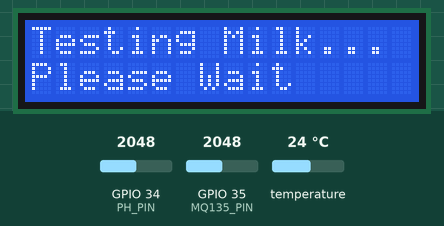
This sketch was run on a simulated ESP32. On the bench: 16×2 character LCD. The inputs (shaded band) are chosen by the test bench; at power-on: GPIO 34 (PH_PIN) = 2048, GPIO 35 (MQ135_PIN) = 2048, temperature 24 °C. WiFi joins after 1.5 s; servers stay silent unless stated; the local clock reads 2024-03-15 10:24:30 at power-on unless the sketch sets it; what the sketch prints to the serial monitor is not drawn.

Above: at 2.7 s.
At 30.4 s:
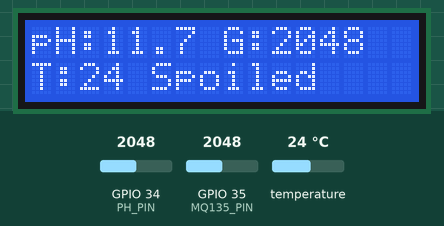

The sketch:

Milk-Spoilage-Detection.ino
```cpp
#include <Wire.h>
#include <WiFi.h>
#include <Firebase_ESP_Client.h>
#include <LiquidCrystal_I2C.h>
#include <OneWire.h>
#include <DallasTemperature.h>
#include <time.h>

// WiFi credentials
#define WIFI_SSID "HONOR X6a"
#define WIFI_PASSWORD "123456789"

// Firebase credentials
#define API_KEY "AIzaSyBncEI1ToSsh8_ER2D-GC7Fiard_mE7vBw"
#define DATABASE_URL "https://milkguard-system-default-rtdb.asia-southeast1.firebasedatabase.app/"
#define USER_EMAIL "anuhansisithumini@gmail.com"
#define USER_PASSWORD "12345678"

// Firebase objects
FirebaseData fbdo;
FirebaseAuth auth;
FirebaseConfig config;

// LCD
LiquidCrystal_I2C lcd(0x27, 16, 2);

// Sensor pins
#define PH_PIN 34
#define MQ135_PIN 35
#define TEMP_PIN 15

// Temperature sensor
OneWire oneWire(TEMP_PIN);
DallasTemperature sensors(&oneWire);

// Variables
float voltage = 0.0;
float pHValue = 0.0;
int gasValue = 0;
float tempC = 0;

// Averaging variables
float pHSum = 0;
float gasSum = 0;
float tempSum = 0;
int validReadings = 0;

// Time tracking for Firebase
unsigned long sendDataPrevMillis = 0;

// NTP Server for time syncing
const char* ntpServer = "pool.ntp.org";
const long gmtOffset_sec = 19800;
const int daylightOffset_sec = 0;

/* WIFI FUNCTIONS */
void connectWiFi() {
  Serial.println("Connecting to Wi-Fi...");
  WiFi.begin(WIFI_SSID, WIFI_PASSWORD);
  unsigned long start = millis();
  while (WiFi.status() != WL_CONNECTED) {
    Serial.print(".");
    delay(300);
    if (millis() - start > 15000) {
      Serial.println("\nWi-Fi connection failed!");
      return;
    }
  }
  Serial.println("\nWi-Fi connected!");
  Serial.print("IP: "); Serial.println(WiFi.localIP());
}

/* TIME SYNC */
void syncTime() {
  configTime(gmtOffset_sec, daylightOffset_sec, ntpServer);
  Serial.print("Waiting for time sync");
  int retries = 0;
  while (time(nullptr) < 1600000000 && retries < 20) {
    Serial.print(".");
    delay(500);
    retries++;
  }
  if (retries < 20) Serial.println(" Time synced!");
  else Serial.println(" Time sync failed, using system millis()");
}

/* FIREBASE UPLOAD */
void uploadFirebase(float avgPH, float avgGas, float avgTemp, String status, FirebaseJsonArray &currentReadings) {
  if (status == "") status = "Unknown"; // Ensure status is never empty

  if (!Firebase.ready()) {
    Serial.println("Firebase not ready! Skipping upload.");
    return;
  }

  // Upload average values
  if (Firebase.RTDB.setFloat(&fbdo, "MilkGuard/pH", avgPH)) Serial.println("pH uploaded");
  else Serial.println("pH upload failed: " + fbdo.errorReason());

  if (Firebase.RTDB.setFloat(&fbdo, "MilkGuard/gas", avgGas)) Serial.println("Gas uploaded");
  else Serial.println("Gas upload failed: " + fbdo.errorReason());

  if (Firebase.RTDB.setFloat(&fbdo, "MilkGuard/temp", avgTemp)) Serial.println("Temp uploaded");
  else Serial.println("Temp upload failed: " + fbdo.errorReason());

  if (Firebase.RTDB.setString(&fbdo, "MilkGuard/status", status)) Serial.println("Status uploaded");
  else Serial.println("Status upload failed: " + fbdo.errorReason());

  // Wrap array in FirebaseJson
  FirebaseJson jsonWrapper;
  jsonWrapper.clear();
  jsonWrapper.set("readings", currentReadings);

  if (Firebase.RTDB.setJSON(&fbdo, "MilkGuard/currentTest", &jsonWrapper))
    Serial.println("Current test uploaded");
  else
    Serial.println("Current test upload failed: " + fbdo.errorReason());

  // Store historical record
  FirebaseJson historyJson;
  historyJson.clear();
  historyJson.set("pH", avgPH);
  historyJson.set("gas", avgGas);
  historyJson.set("temp", avgTemp);
  historyJson.set("status", status);
  historyJson.set("time", millis());

  if (Firebase.RTDB.pushJSON(&fbdo, "MilkGuard/history", &historyJson))
    Serial.println("History pushed to Firebase");
  else
    Serial.println("History push failed: " + fbdo.errorReason());
}

/* SETUP */
void setup() {
  Serial.begin(115200);
  delay(1000);

  // Initialize LCD Display
  Wire.begin(21, 22);
  lcd.init();
  lcd.backlight();
  lcd.clear();

  // Initialize temperature sensor
  sensors.begin();

  // Connect Wi-Fi and sync time
  connectWiFi();
  syncTime();

  // Display startup message
  lcd.setCursor(0, 0);
  lcd.print("Milk Test System");

  // Firebase configuration
  config.api_key = API_KEY;
  config.database_url = DATABASE_URL;
  auth.user.email = USER_EMAIL;
  auth.user.password = USER_PASSWORD;

  Firebase.reconnectNetwork(true); // Auto reconnect if disconnected
  fbdo.setResponseSize(2048); // Response Size
  config.timeout.serverResponse = 10000;

  Serial.println("Initializing Firebase...");
  Firebase.begin(&config, &auth);
  Firebase.setDoubleDigits(5); // 5 decimal places for float uploads

  // Wait until Firebase is ready (timeout 10 sec)
  unsigned long startFirebase = millis();
  while (!Firebase.ready()) {
    Serial.print("Waiting for Firebase...");
    delay(500);
    if (millis() - startFirebase > 10000) {
      Serial.println("\nFirebase init timed out! Will continue anyway.");
      break;
    }
  }

  if (Firebase.ready()) Serial.println("Firebase ready!");
  Serial.println("Setup finished");
}

/* MAIN LOOP */
void loop() {
  Serial.println("Starting milk test...");

  // Display testing message on LCD
  lcd.clear();
  lcd.setCursor(0, 0);
  lcd.print("Testing Milk...");
  lcd.setCursor(0, 1);
  lcd.print("Please Wait");

  // Reset sum and count for averaging
  pHSum = 0;
  gasSum = 0;
  tempSum = 0;
  validReadings = 0;

  // Prepare array to store current test readings
  FirebaseJsonArray currentReadings;
  currentReadings.clear();

  // Take 10 sensor readings (20 seconds)
  for (int i = 0; i < 10; i++) {

    /* pH SENSOR READING */
    int adcValue = analogRead(PH_PIN);
    voltage = adcValue * (3.3 / 4095.0);
    pHValue = 7 + ((2.5 - voltage) / 0.18);

    /* GAS SENSOR READING */
    gasValue = analogRead(MQ135_PIN);

    /* TEMPERATURE SENSOR READING */
    sensors.requestTemperatures();
    tempC = sensors.getTempCByIndex(0);

    // If temperature reading is valid
    if (tempC != DEVICE_DISCONNECTED_C) {
      // Prepare JSON for this reading
      FirebaseJson reading;
      reading.clear();
      reading.set("pH", pHValue);
      reading.set("gas", gasValue);
      reading.set("temp", tempC);
      reading.set("index", i + 1);

      // Add to current readings array
      currentReadings.add(reading);

      // Print reading to Serial
      Serial.print("Reading "); Serial.println(i + 1);
      Serial.print("pH: "); Serial.print(pHValue);
      Serial.print(" Gas: "); Serial.print(gasValue);
      Serial.print(" Temp: "); Serial.println(tempC);

      // Ignore first 3 readings for averaging
      if (i >= 3) {
        pHSum += pHValue;
        gasSum += gasValue;
        tempSum += tempC;
        validReadings++;
      }

    } else {
      Serial.println("DS18B20 disconnected or reading error!");
    }

    delay(2000); // 2 second interval between readings
  }

  // Calculate average values
  float avgPH = validReadings > 0 ? pHSum / validReadings : 0;
  float avgGas = validReadings > 0 ? gasSum / validReadings : 0;
  float avgTemp = validReadings > 0 ? tempSum / validReadings : 0;

  // Milk status thresholds
  String status = "";
  if (avgGas < 520 && avgPH >= 6.6 && avgPH <= 6.9) status = "Fresh";
  else if (avgGas >= 520 && avgGas <= 780) status = "Warning";
  else if (avgGas > 780) status = "Spoiled";
  else status = "Unknown";

  // Print final output on serial monitor
  Serial.println("-----------");
  Serial.print("Avg pH: "); Serial.println(avgPH);
  Serial.print("Avg Gas: "); Serial.println(avgGas);
  Serial.print("Avg Temp: "); Serial.println(avgTemp);
  Serial.print("Status: "); Serial.println(status);
  Serial.println("-----------");

  // Update LCD
  lcd.clear();
  lcd.setCursor(0, 0);
  lcd.print("pH:");
  lcd.print(avgPH, 1);
  lcd.print(" G:");
  lcd.print(avgGas, 0);
  lcd.setCursor(0, 1);
  lcd.print("T:");
  lcd.print(avgTemp, 0);
  lcd.print(" ");
  lcd.print(status);

  // Upload data to Firebase every 5 seconds
  if (Firebase.ready() && (millis() - sendDataPrevMillis > 5000 || sendDataPrevMillis == 0)) {
    sendDataPrevMillis = millis();
    uploadFirebase(avgPH, avgGas, avgTemp, status, currentReadings);
  }

  delay(8000); // Wait 8 seconds before next test
}
```

Measured:
- what the display in image 0 shows lasts 27.7 s, from 2.6 s to 30.3 s
- what the display in image 1 shows lasts 8.9 s, from 30.3 s to 39.2 s
